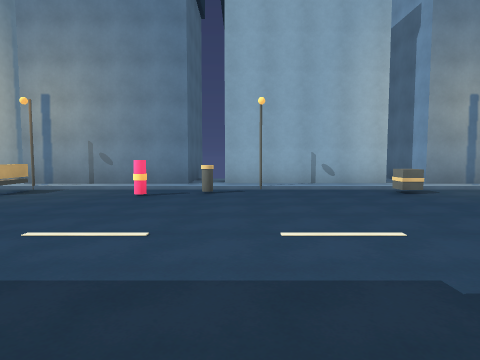
View 1 (above)

18 first-person views from a walk through a Unity game level. The camera is 1.5 m above the floor, tilts 4° down and sees 75° across. The floor is counted in squares, 2 m on a side. Each view is taken from the middle of a square. On the plan, view 1 faces up. The plan holds only what a view shows up to about 10 squares ahead; the rest is blank. The place goes on beyond the plan. The player character is not drawn. Some animated figures are not drawn.

View 2
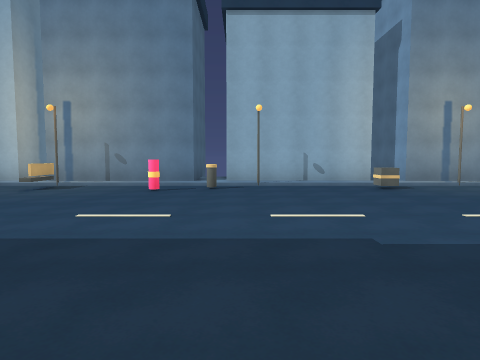

View 3
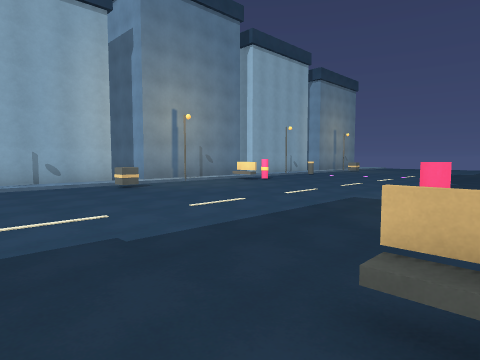

View 4
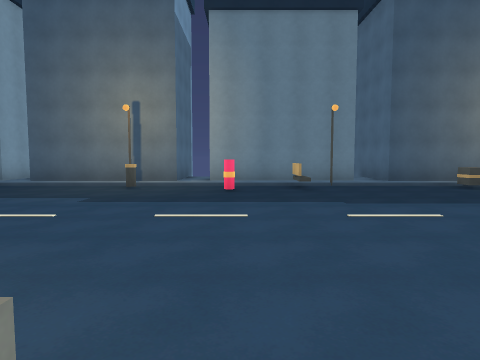

View 5
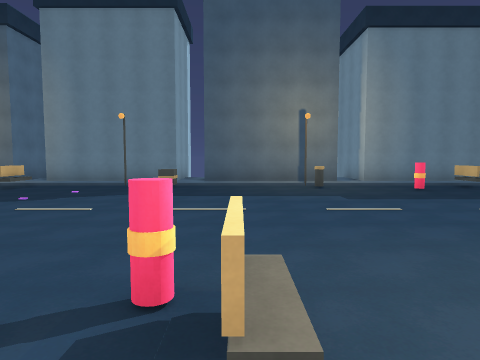

View 6
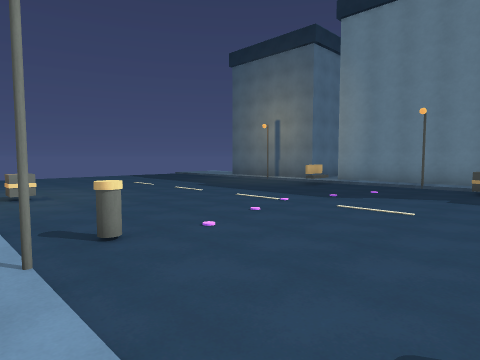

View 7
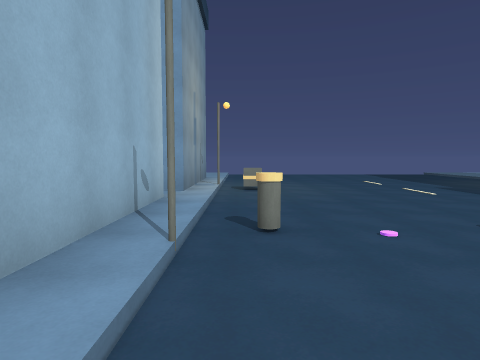

View 8
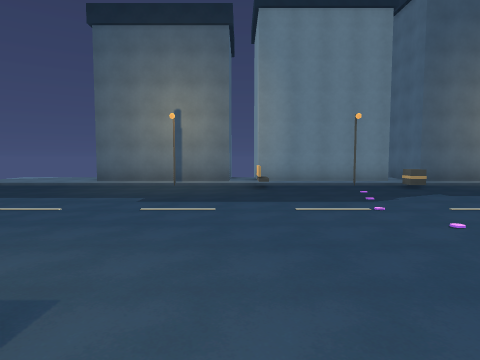

View 9
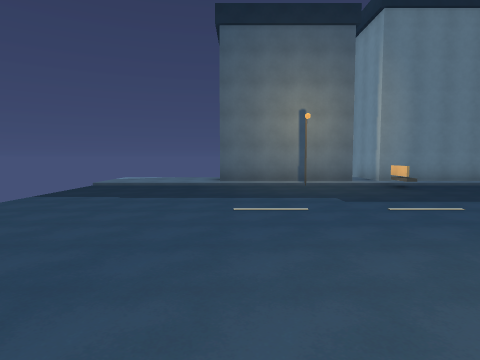

View 10
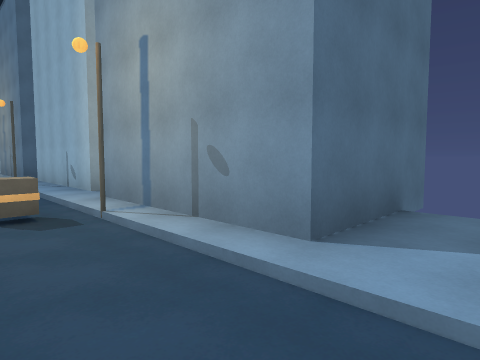

View 11
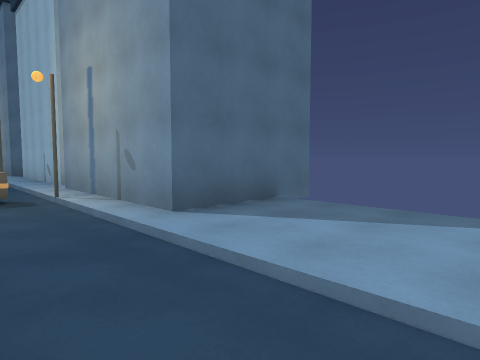

View 12
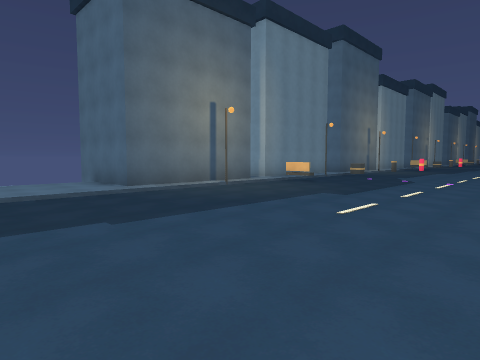

View 13
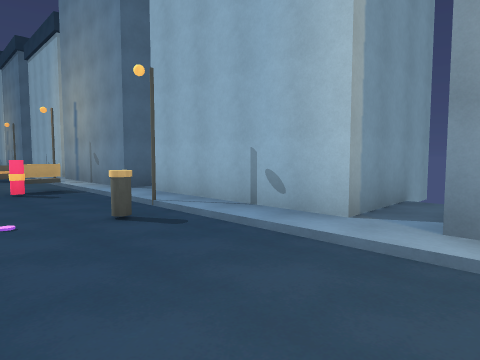

View 14
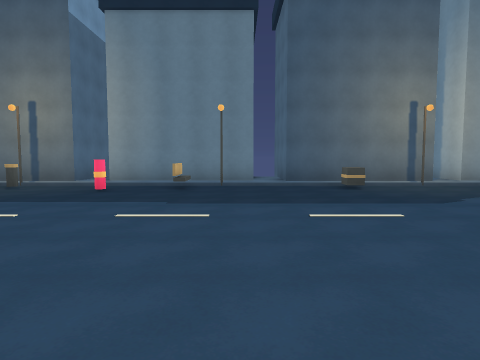

View 15
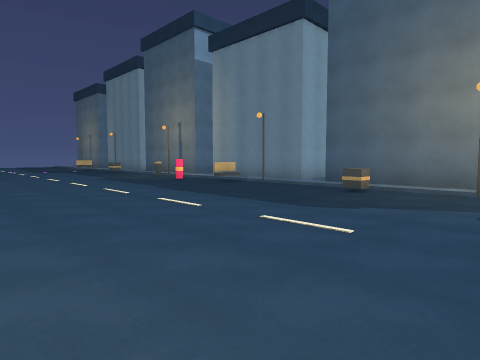

View 16
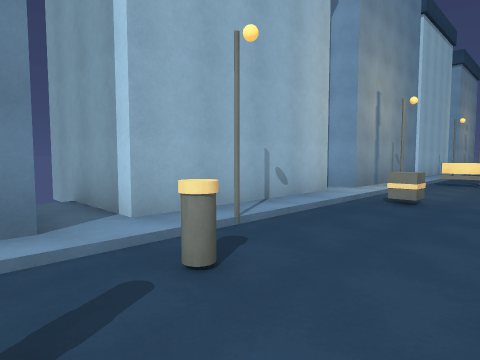

View 17
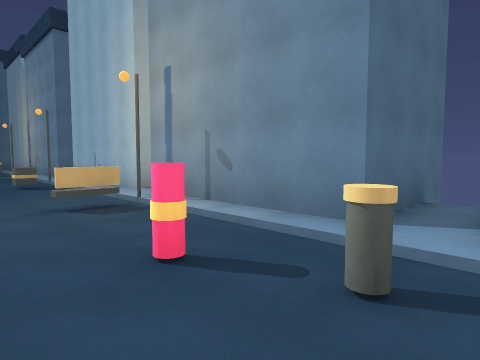

View 18
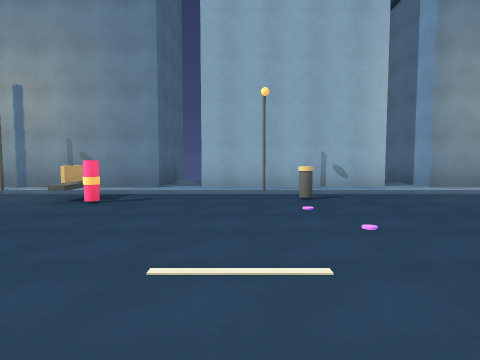

### Floor plan
Key: @ floor where view 1 was taken; . main floor; : floor 0.25 m higher than the main floor; O other object.
Columns run from 6 left of view 1 to 23 right of it. Each row starts with its distance up from view 1.
 11      OO        O    OO    O
 10     O:O    O   O    O:O  O::::
  9  OOOO:OOOOOO OOOOOOOO:O OO::::
  8 :O::::OO::::O::::OO::::O::::::
  7 .O...O....O...O...O....O......
  6 ....O.........O...............
  5 ..............................
  4 ..............................
  3 ..............................
  2 ..............................
  1  .............................
  0  .....@..O....................
 -1 ...O....O...O...O....O........
 -2 OOOOOOOOOOOOOOOOOOOOOOOOOOO:::
 -3      OO   OO    O         O::
 -4                           O

Positions as (right, up) in squares from view 1, and headings:
1: (0, 0), facing up
2: (0, -1), facing up
3: (0, -1), facing up-right
4: (3, 7), facing down
5: (8, 8), facing down
6: (9, 8), facing down-right
7: (9, 7), facing right
8: (15, 8), facing down
9: (19, 8), facing down
10: (21, 6), facing up-left
11: (23, 6), facing up-left
12: (23, 5), facing down-left
13: (16, 5), facing up-left
14: (0, 7), facing down
15: (-6, 6), facing down-right
16: (-2, 5), facing up-right
17: (0, 5), facing up-left
18: (11, 1), facing up
